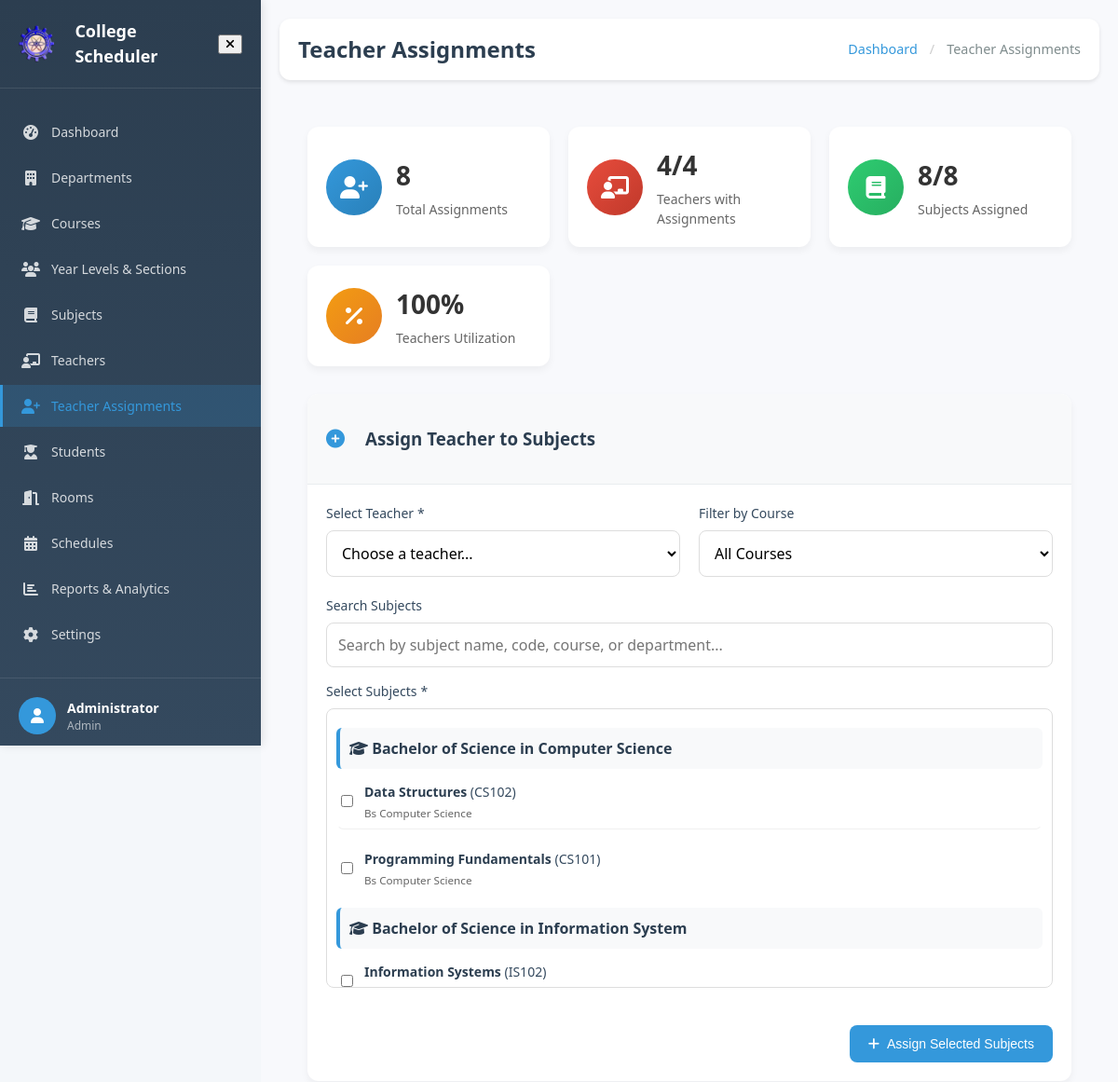
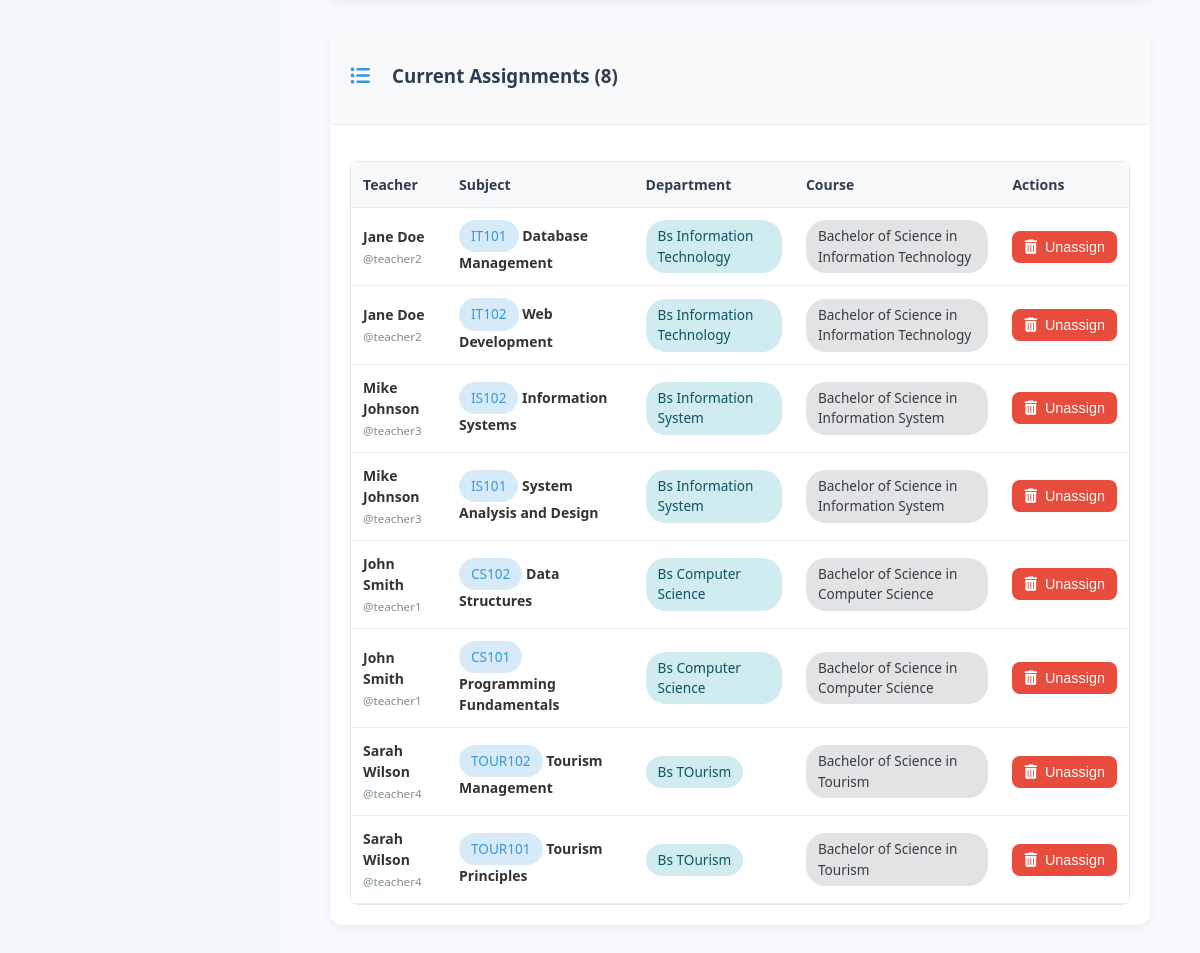
Screenshot of /admin_teacher_assignments.php (signed in) with the database file from the repository (2 pictures, top to bottom).
### tables this page shows
CREATE TABLE IF NOT EXISTS teachers (
    id INT AUTO_INCREMENT PRIMARY KEY,
    username VARCHAR(50) UNIQUE NOT NULL,
    password VARCHAR(255) NOT NULL,
    first_name VARCHAR(50) NOT NULL,
    last_name VARCHAR(50) NOT NULL,
    email VARCHAR(100),
    department_id INT,
    employment_type ENUM('full_time', 'part_time') NOT NULL,
    monthly_hours INT DEFAULT 160,  
    daily_hours INT DEFAULT 8,      
    created_at TIMESTAMP DEFAULT CURRENT_TIMESTAMP,
    FOREIGN KEY (department_id) REFERENCES departments(id) ON DELETE SET NULL
);

CREATE TABLE IF NOT EXISTS subjects (
    id INT AUTO_INCREMENT PRIMARY KEY,
    name VARCHAR(100) NOT NULL,
    code VARCHAR(20) UNIQUE NOT NULL,
    department_id INT,
    course_id INT,
    year_level_id INT,
    units INT DEFAULT 3,
    hours_per_week INT DEFAULT 3,
    description TEXT,
    created_at TIMESTAMP DEFAULT CURRENT_TIMESTAMP,
    FOREIGN KEY (department_id) REFERENCES departments(id) ON DELETE CASCADE,
    FOREIGN KEY (course_id) REFERENCES courses(id) ON DELETE CASCADE,
    FOREIGN KEY (year_level_id) REFERENCES year_levels(id) ON DELETE CASCADE
);

CREATE TABLE IF NOT EXISTS departments (
    id INT AUTO_INCREMENT PRIMARY KEY,
    name VARCHAR(100) NOT NULL,
    created_at TIMESTAMP DEFAULT CURRENT_TIMESTAMP
);

CREATE TABLE IF NOT EXISTS teacher_subjects (
    id INT AUTO_INCREMENT PRIMARY KEY,
    teacher_id INT,
    subject_id INT,
    created_at TIMESTAMP DEFAULT CURRENT_TIMESTAMP,
    FOREIGN KEY (teacher_id) REFERENCES teachers(id) ON DELETE CASCADE,
    FOREIGN KEY (subject_id) REFERENCES subjects(id) ON DELETE CASCADE,
    UNIQUE KEY unique_teacher_subject (teacher_id, subject_id)
);

CREATE TABLE IF NOT EXISTS courses (
    id INT AUTO_INCREMENT PRIMARY KEY,
    name VARCHAR(100) NOT NULL,
    department_id INT,
    created_at TIMESTAMP DEFAULT CURRENT_TIMESTAMP,
    FOREIGN KEY (department_id) REFERENCES departments(id) ON DELETE CASCADE
);

### admin_teacher_assignments.php (the view, shortened to what this page needs)
<?php
require 'config.php';
require_once 'includes/sidebar_new.php';
$teachers = $mysqli->query("
    SELECT t.*, d.name as department_name,
           COUNT(ts.id) as subject_count
    FROM teachers t
    LEFT JOIN departments d ON t.department_id = d.id
    LEFT JOIN teacher_subjects ts ON t.id = ts.teacher_id
    GROUP BY t.id
    ORDER BY t.last_name, t.first_name
")->fetch_all(MYSQLI_ASSOC);
$subjects = $mysqli->query("
    SELECT s.id, s.name, s.code, c.name AS course_name, d.name AS dept_name
    FROM subjects s
    LEFT JOIN courses c ON s.course_id = c.id
    LEFT JOIN departments d ON s.department_id = d.id
    ORDER BY c.name, s.name
")->fetch_all(MYSQLI_ASSOC);
$grouped_subjects = [];
foreach ($subjects as $subject) {
    $course_name = $subject['course_name'] ?: 'No Course';
    $grouped_subjects[$course_name][] = $subject;
}
$stats = [
    'total_assignments' => $mysqli->query("SELECT COUNT(*) as count FROM teacher_subjects")->fetch_assoc()['count'],
    'teachers_with_assignments' => $mysqli->query("SELECT COUNT(DISTINCT teacher_id) as count FROM teacher_subjects")->fetch_assoc()['count'],
    'subjects_assigned' => $mysqli->query("SELECT COUNT(DISTINCT subject_id) as count FROM teacher_subjects")->fetch_assoc()['count'],
    'total_teachers' => $mysqli->query("SELECT COUNT(*) as count FROM teachers")->fetch_assoc()['count'],
    'total_subjects' => $mysqli->query("SELECT COUNT(*) as count FROM subjects")->fetch_assoc()['count']
];
$current_assignments = $mysqli->query("
    SELECT ts.id, t.first_name, t.last_name, t.username,
           s.name as subject_name, s.code as subject_code,
           d.name as department_name, c.name as course_name
    FROM teacher_subjects ts
    JOIN teachers t ON ts.teacher_id = t.id
    JOIN subjects s ON ts.subject_id = s.id
    LEFT JOIN departments d ON s.department_id = d.id
    LEFT JOIN courses c ON s.course_id = c.id
    ORDER BY t.last_name, t.first_name, s.name
")->fetch_all(MYSQLI_ASSOC);
?>
<!DOCTYPE html>
<html lang="en">
<head>
    <link href="https://cdnjs.cloudflare.com/ajax/libs/font-awesome/6.6.0/css/all.min.css" rel="stylesheet" />
    <link rel="stylesheet" href="styles.css">
    <link rel="stylesheet" href="includes/sidebar.css">
</head>
<body>
    <div class="main-content">
        <div class="top-navbar">
            <div class="navbar-left">
                <h1 class="page-title">Teacher Assignments</h1>
            </div>
            <div class="navbar-right">
                <div class="breadcrumb">
                    <a href="admin_dashboard.php">Dashboard</a>
                    <span class="breadcrumb-separator">/</span>
                    <span>Teacher Assignments</span>
                </div>
            </div>
        </div>
        <div class="content-area">
            <div class="stats-grid">
                <div class="stat-card">
                    <div class="stat-icon">
                        <i class="fas fa-user-plus"></i>
                    </div>
                    <div class="stat-content">
                        <h3><?php echo $stats['total_assignments']; ?></h3>
                        <p>Total Assignments</p>
                    </div>
                </div>
                <div class="stat-card">
                    <div class="stat-icon">
                        <i class="fas fa-chalkboard-teacher"></i>
                    </div>
                    <div class="stat-content">
                        <h3><?php echo $stats['teachers_with_assignments']; ?>/<?php echo $stats['total_teachers']; ?></h3>
                        <p>Teachers with Assignments</p>
                    </div>
                </div>
                <div class="stat-card">
                    <div class="stat-icon">
                        <i class="fas fa-book"></i>
                    </div>
                    <div class="stat-content">
                        <h3><?php echo $stats['subjects_assigned']; ?>/<?php echo $stats['total_subjects']; ?></h3>
                        <p>Subjects Assigned</p>
                    </div>
                </div>
                <div class="stat-card">
                    <div class="stat-icon">
                        <i class="fas fa-percentage"></i>
                    </div>
                    <div class="stat-content">
                        <h3><?php echo $stats['total_teachers'] > 0 ? round(($stats['teachers_with_assignments'] / $stats['total_teachers']) * 100, 1) : 0; ?>%</h3>
                        <p>Teachers Utilization</p>
                    </div>
                </div>
            </div>
            <div class="dashboard-card">
                <div class="card-header">
                    <i class="fas fa-plus-circle"></i>
                    <h3>Assign Teacher to Subjects</h3>
                </div>
                <div class="card-content">
                    <form method="POST" class="form-grid">
                        <div class="form-group">
                            <label for="teacher_id">Select Teacher <span aria-hidden="true">*</span><span class="sr-only">(required)</span></label>
                            <select id="teacher_id" name="teacher_id" required aria-required="true">
                                <option value="">Choose a teacher...</option>
                            </select>
                        </div>
                        <div class="form-group">
                            <label for="course_filter">Filter by Course</label>
                            <select id="course_filter" name="course_filter">
                                <option value="">All Courses</option>
                            </select>
                        </div>
                        <div class="form-group full-width">
                            <label for="subject_search">Search Subjects</label>
                            <input type="text" id="subject_search" placeholder="Search by subject name, code, course, or department..." style="margin-bottom: 15px;">
                            <label>Select Subjects <span aria-hidden="true">*</span><span class="sr-only">(required)</span></label>
                            <div id="subjects_container" style="max-height: 300px; overflow-y: auto; border: 1px solid #ddd; border-radius: 8px; padding: 10px;">
                                <?php if (empty($grouped_subjects)): ?>
                                    <div class="empty-state">
                                        <i class="fas fa-book"></i>
                                        <h3>No Subjects Found</h3>
                                        <p>Add subjects in the Subjects management section.</p>
                                    </div>
                                <?php else: ?>
                                    <?php foreach ($grouped_subjects as $course_name => $course_subjects): ?>
                                        <?php
                                        $course_id = '';
                                        if (!empty($course_subjects)) {
                                            $first_subject = $course_subjects[0];
                                            $course_id = isset($first_subject['course_id']) ? $first_subject['course_id'] : '';
                                        }
                                        ?>
                                        <div class="course-group" data-course-id="<?php echo $course_id; ?>" data-course="<?php echo htmlspecialchars(strtolower($course_name)); ?>">
                                            <div class="course-header" style="background: #f8f9fa; padding: 10px; margin: 10px 0 5px 0; border-radius: 6px; font-weight: bold; color: #2c3e50; border-left: 4px solid #3498db;">
                                                <i class="fas fa-graduation-cap"></i> <?php echo htmlspecialchars($course_name); ?>
                                            </div>
                                            <div class="course-subjects">
                                                <?php foreach ($course_subjects as $subject): ?>
                                                    <div class="subject-item" data-subject="<?php echo htmlspecialchars(strtolower($subject['name'] . ' ' . $subject['code'] . ' ' . $subject['course_name'] . ' ' . $subject['dept_name'])); ?>">
                                                        <input type="checkbox" name="subject_ids[]" value="<?php echo $subject['id']; ?>" class="assignment-checkbox" id="subject_<?php echo $subject['id']; ?>">
                                                        <label for="subject_<?php echo $subject['id']; ?>" style="cursor: pointer; margin: 0;">
                                                            <div class="subject-info">
                                                                <strong><?php echo htmlspecialchars($subject['name']); ?></strong> (<?php echo htmlspecialchars($subject['code']); ?>)
                                                                <br><small><?php echo htmlspecialchars($subject['dept_name']); ?></small>
                                                            </div>
                                                        </label>
                                                    </div>
                                                <?php endforeach; ?>
                                            </div>
                                        </div>
                                    <?php endforeach; ?>
                                <?php endif; ?>
                            </div>
                        </div>
                        <div class="form-actions">
                            <button type="submit" name="assign_teacher" class="btn btn-primary">
                                <i class="fas fa-plus"></i> Assign Selected Subjects
                            </button>
                        </div>
                    </form>
                </div>
            </div>
            <div class="dashboard-card">
                <div class="card-header">
                    <i class="fas fa-list-ul"></i>
                    <h3>Current Assignments (<?php echo count($current_assignments); ?>)</h3>
                </div>
                <div class="card-content">
                    <?php if (empty($current_assignments)): ?>
                        <div class="empty-state">
                            <i class="fas fa-user-plus"></i>
                            <h3>No Assignments Found</h3>
                            <p>Create your first teacher assignment above to get started.</p>
                        </div>
                    <?php else: ?>
                        <div class="table-responsive">
                            <table class="data-table">
                                <thead>
                                    <tr>
                                        <th>Teacher</th>
                                        <th>Subject</th>
                                        <th>Department</th>
                                        <th>Course</th>
                                        <th>Actions</th>
                                    </tr>
                                </thead>
                                <tbody>
                                    <?php foreach ($current_assignments as $assignment): ?>
                                        <tr>
                                            <td>
                                                <strong><?php echo htmlspecialchars($assignment['first_name'] . ' ' . $assignment['last_name']); ?></strong>
                                                <br><small class="text-muted">@<?php echo htmlspecialchars($assignment['username']); ?></small>
                                            </td>
                                            <td>
                                                <span class="badge badge-primary">
                                                    <?php echo htmlspecialchars($assignment['subject_code']); ?>
                                                </span>
                                                <strong><?php echo htmlspecialchars($assignment['subject_name']); ?></strong>
                                            </td>
                                            <td>
                                                <span class="badge badge-info">
                                                    <?php echo htmlspecialchars($assignment['department_name']); ?>
                                                </span>
                                            </td>
                                            <td>
                                                <span class="badge badge-secondary">
                                                    <?php echo htmlspecialchars($assignment['course_name']); ?>
                                                </span>
                                            </td>
                                            <td>
                                                <div class="action-buttons">
                                                    <button class="btn btn-sm btn-danger" onclick="unassignTeacher(<?php echo $assignment['id']; ?>, '<?php echo htmlspecialchars($assignment['first_name'] . ' ' . $assignment['last_name']); ?>', '<?php echo htmlspecialchars($assignment['subject_name']); ?>')">
                                                        <i class="fas fa-trash-alt"></i> Unassign
                                                    </button>
                                                </div>
                                            </td>
                                        </tr>
                                    <?php endforeach; ?>
                                </tbody>
                            </table>
                        </div>
                    <?php endif; ?>
                </div>
            </div>
        </div>
    </div>
</body>
</html>

### rows the page displays
teachers: daily_hours "8"
subjects: name "Data Structures", code "CS102", department.name "Bs Computer Science"
subjects: name "Programming Fundamentals", code "CS101", department.name "Bs Computer Science"
subjects: name "Information Systems", code "IS102"
teacher_subjects: teacher.last_name "Jane Doe", teacher.username "teacher2", subject.code "IT101", subject.name "Database Management", departments.name "Bs Information Technology", courses.name "Bachelor of Science in Information Technology"
teacher_subjects: teacher.last_name "Jane Doe", teacher.username "teacher2", subject.code "IT102", subject.name "Web Development", departments.name "Bs Information Technology", courses.name "Bachelor of Science in Information Technology"
teacher_subjects: teacher.last_name "Mike Johnson", teacher.username "teacher3", subject.code "IS102", subject.name "Information Systems", departments.name "Bs Information System", courses.name "Bachelor of Science in Information System"
teacher_subjects: teacher.last_name "Mike Johnson", teacher.username "teacher3", subject.code "IS101", subject.name "System Analysis and Design", departments.name "Bs Information System", courses.name "Bachelor of Science in Information System"
teacher_subjects: teacher.last_name "John Smith", teacher.username "teacher1", subject.code "CS102", subject.name "Data Structures", departments.name "Bs Computer Science", courses.name "Bachelor of Science in Computer Science"
teacher_subjects: teacher.last_name "John Smith", teacher.username "teacher1", subject.code "CS101", subject.name "Programming Fundamentals", departments.name "Bs Computer Science", courses.name "Bachelor of Science in Computer Science"
teacher_subjects: teacher.last_name "Sarah Wilson", teacher.username "teacher4", subject.code "TOUR102", subject.name "Tourism Management", departments.name "Bs TOurism", courses.name "Bachelor of Science in Tourism"
teacher_subjects: teacher.last_name "Sarah Wilson", teacher.username "teacher4", subject.code "TOUR101", subject.name "Tourism Principles", departments.name "Bs TOurism", courses.name "Bachelor of Science in Tourism"

### other values shown
$item['text'] "Dashboard"
$item['text'] "Departments"
$item['text'] "Courses"
$item['text'] "Year Levels & Sections"
$item['text'] "Subjects"
$item['text'] "Teachers"
$item['text'] "Teacher Assignments"
$item['text'] "Students"
$item['text'] "Rooms"
$item['text'] "Schedules"
$item['text'] "Reports & Analytics"
$item['text'] "Settings"
getUserName($userType) "Administrator"
$userType "Admin"
$stats['teachers_with_assignments'] "4"
